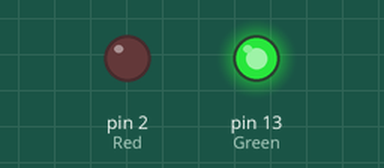
Simulated run of this sketch. Board: Arduino Uno, built with avr-gcc and run on an emulated ATmega328P. On the bench: output pins drawn as LEDs (lit = HIGH).

Above: at 1.5 s.
At 4.5 s:
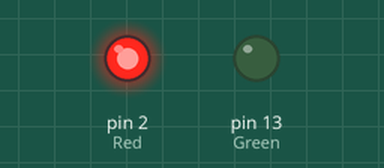
Timing chart, 0 to 7.8 s (numbered marks = the images above):
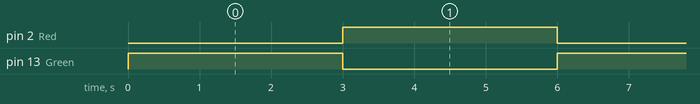

Measured:
- by itself, pin 2 (Red), pin 13 (Green): alternates HIGH for 3.0 s and LOW for 3.0 s

The sketch:

ledBlink2.ino
```cpp
int Green = 13;
int Red = 2;

void setup() {
  pinMode(Green, OUTPUT);
  pinMode(Red, OUTPUT);
}

void loop() {
  digitalWrite(Red,LOW);
  digitalWrite(Green,HIGH);
  delay(3000);
  digitalWrite(Green,LOW);
  digitalWrite(Red,HIGH);
  delay(3000);

}
```
